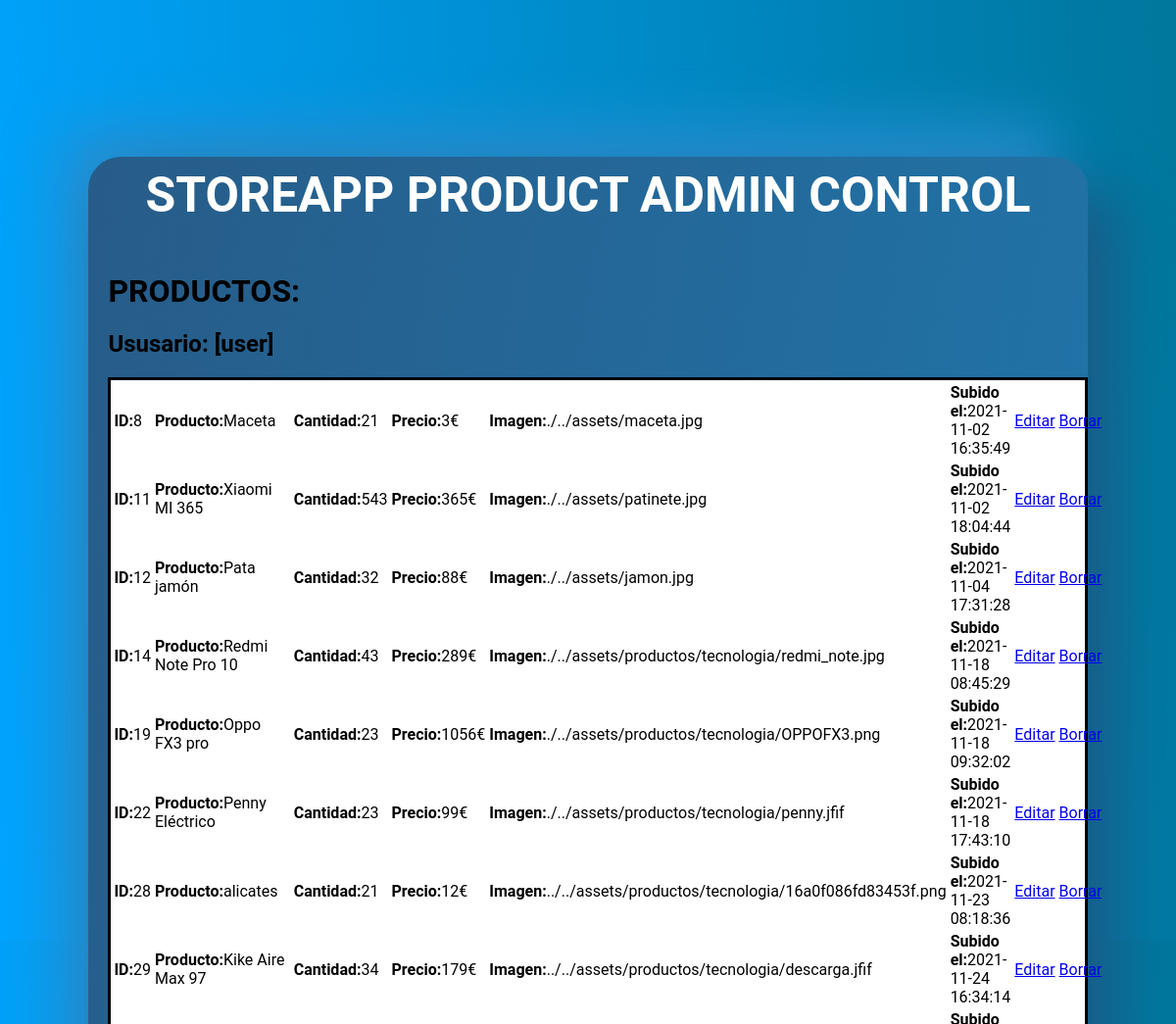
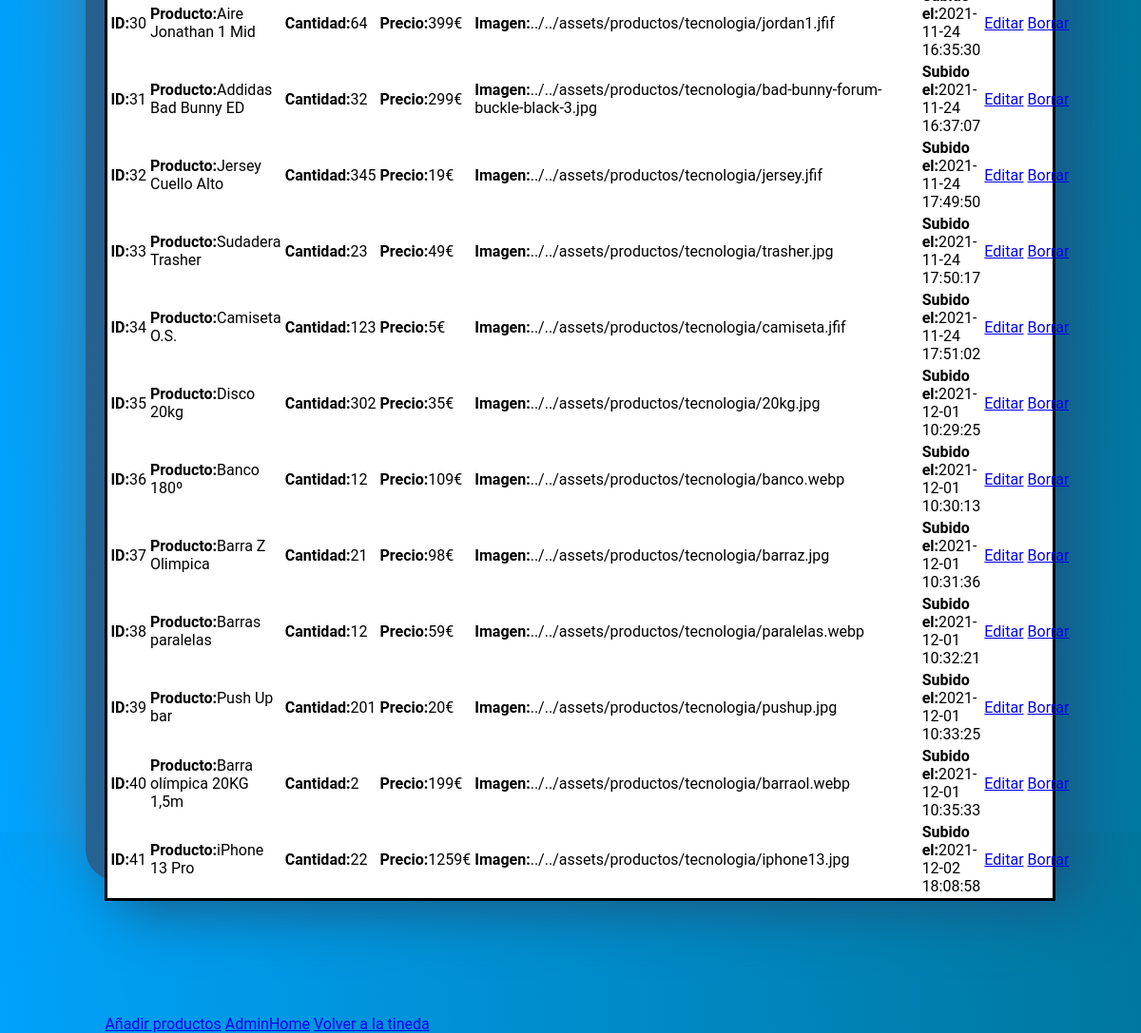
The page /products/admincontrol.php (signed in) on the database its author committed (2 pictures, top to bottom).
### tables this page shows
CREATE TABLE `product` (
  `id` int(11) NOT NULL,
  `proname` varchar(100) NOT NULL,
  `amount` varchar(100) NOT NULL,
  `time` timestamp NOT NULL DEFAULT CURRENT_TIMESTAMP,
  `price` int(100) DEFAULT NULL,
  `image` varchar(100) DEFAULT NULL,
  `description` varchar(300) DEFAULT NULL
);

### products/admincontrol.php (the view, shortened to what this page needs)
<!DOCTYPE html>
<html lang="en">
<head>
    <link rel="stylesheet" type="text/css" href="../external/admincontrol.css">
</head>
<body>
    <div class="h">
        <div class="box_profile">
            <p class="title"><b>STOREAPP PRODUCT ADMIN CONTROL</b></p>
            <div class="container_boxes">
                <?php
                require_once "../db.php";
                $username = $_SESSION['username'];
                $sql_fetch_todos = "SELECT * FROM product ORDER BY id ASC";
                $query = mysqli_query($con, $sql_fetch_todos);
                ?>
                <!doctype html>
                <html lang="en">
                <head>
                </head>
                <body>
                    <div class="container">
                        <h1 class="title_productos">PRODUCTOS:</h1>
                        <h2 class="title_productos">Ususario: [<?php echo $username ?>]</h2>
                    </div>
                    <div class="table_info">
                        <table>
                            <?php
                            while ($row = mysqli_fetch_array($query)) { ?>
                                <tr>
                                    <td><b>ID:</b><?php echo $row['id'] ?></td>
                                    <td><b>Producto:</b><?php echo $row['proname'] ?></td>
                                    <td><b>Cantidad:</b><?php echo $row['amount'] ?></td>
                                    <td><b>Precio:</b><?php echo $row['price'];?>€</td>
                                    <td><b>Imagen:</b><?php echo $row['image'];?></td>
                                    <td class="timeregis"><b>Subido el:</b><?php echo $row['time'] ?></td>
                                    <td class="modify"><a name="edit" id="" class="bfix" href="fix.php?id=<?php echo $row['id'] ?>&message=<?php echo $row['proname'] ?>&amount=<?php echo $row['amount'] ?> &price=<?php echo $row['price']; ?> &image=<?php echo $row['image'] ?> " role="button">
                                            Editar
                                        </a></td>
                                    <td class="delete"><a name="id" id="" class="bdelete" href="delete.php?id=<?php echo $row['id'] ?>" role="button">
                                            Borrar
                                        </a></td>
                                </tr>
                            <?php
                            } ?>
                        </table>
                    </div>
                </body>
                </html>
            </div>
            <div class="container_buttons">
            <a name="" id="" class="Añadir productos" href="addlist.php" role="button">Añadir productos</a>
            <a name="" id="" class="Añadir productos" href="../view/adminhome.php" role="button">AdminHome</a>
            <a name="" id="" class="Volver al menú" href="../view/userview.php" role="button">Volver a la tineda</a>
            </div>
        </div>
    </div>
</body>
</html>

### external/admincontrol.css (style rules this page uses)
html { height:100%; background: linear-gradient(85deg,#00a4ff,#006e8a); background-size: 120% 120%; animation: gradient-animation 8s ease infinite; }
body { position:absolute; top:0; bottom:0; right:0; left:0; margin:0%; font-family: Roboto, "Segoe UI", Tahoma, sans-serif; }
.h { width: 100%; height: 100%; display: flex; justify-content: center; align-content: center; align-items: center; }
.box_profile { background: linear-gradient(280deg,#35a0e7,#2075ab,#275c88); background-size: 180% 180%; animation: gradient-animation 15s ease infinite; height: 85%; box-shadow: 30px 30px 60px #195b85, -30px -30px 60px #278fd1; border-radius: 33px; width: 85%; align-self: center; }
.title { color: white; font-size: 50px; text-align: center; margin-top: 10px; }
.container_buttons { margin-top: 120px; margin-left: 2%; }
.title_productos { margin-left: 2%; }
.table_info { margin-left: 2%; background-color: white; border-style: solid; padding-right: 50px; }

### rows shown on the page
product: id "8", proname "Maceta", amount "21", price "3", image "./../assets/maceta.jpg", time "2021-11-02 16:35:49"
product: id "11", proname "Xiaomi MI 365", amount "543", price "365", image "./../assets/patinete.jpg", time "2021-11-02 18:04:44"
product: id "12", proname "Pata jamón", amount "32", price "88", image "./../assets/jamon.jpg", time "2021-11-04 17:31:28"
product: id "14", proname "Redmi Note Pro 10", amount "43", price "289", image "./../assets/productos/tecnologia/redmi_note.jpg", time "2021-11-18 08:45:29"
product: id "19", proname "Oppo FX3 pro", amount "23", price "1056", image "./../assets/productos/tecnologia/OPPOFX3.png", time "2021-11-18 09:32:02"
product: id "22", proname "Penny Eléctrico", amount "23", price "99", image "./../assets/productos/tecnologia/penny.jfif", time "2021-11-18 17:43:10"
product: id "28", proname "alicates", amount "21", price "12", image "../../assets/productos/tecnologia/16a0f086fd83453f.png", time "2021-11-23 08:18:36"
product: id "29", proname "Kike Aire Max 97", amount "34", price "179", image "../../assets/productos/tecnologia/descarga.jfif", time "2021-11-24 16:34:14"
product: id "30", proname "Aire Jonathan 1 Mid", amount "64", price "399", image "../../assets/productos/tecnologia/jordan1.jfif", time "2021-11-24 16:35:30"
product: id "31", proname "Addidas Bad Bunny ED", amount "32", price "299", image "../../assets/productos/tecnologia/bad-bunny-forum-buckle-black-3.jpg", time "2021-11-24 16:37:07"
product: id "32", proname "Jersey Cuello Alto", amount "345", price "19", image "../../assets/productos/tecnologia/jersey.jfif", time "2021-11-24 17:49:50"
product: id "33", proname "Sudadera Trasher", amount "23", price "49", image "../../assets/productos/tecnologia/trasher.jpg", time "2021-11-24 17:50:17"
product: id "34", proname "Camiseta O.S.", amount "123", price "5", image "../../assets/productos/tecnologia/camiseta.jfif", time "2021-11-24 17:51:02"
product: id "35", proname "Disco 20kg", amount "302", price "35", image "../../assets/productos/tecnologia/20kg.jpg", time "2021-12-01 10:29:25"
product: id "36", proname "Banco 180º", amount "12", price "109", image "../../assets/productos/tecnologia/banco.webp", time "2021-12-01 10:30:13"
product: id "37", proname "Barra Z Olimpica", amount "21", price "98", image "../../assets/productos/tecnologia/barraz.jpg", time "2021-12-01 10:31:36"
product: id "38", proname "Barras paralelas", amount "12", price "59", image "../../assets/productos/tecnologia/paralelas.webp", time "2021-12-01 10:32:21"
product: id "39", proname "Push Up bar", amount "201", price "20", image "../../assets/productos/tecnologia/pushup.jpg", time "2021-12-01 10:33:25"
product: id "40", proname "Barra olímpica 20KG 1,5m", amount "2", price "199", image "../../assets/productos/tecnologia/barraol.webp", time "2021-12-01 10:35:33"
product: id "41", proname "iPhone 13 Pro", amount "22", price "1259", image "../../assets/productos/tecnologia/iphone13.jpg", time "2021-12-02 18:08:58"

### other values the page prints
$username "user"
